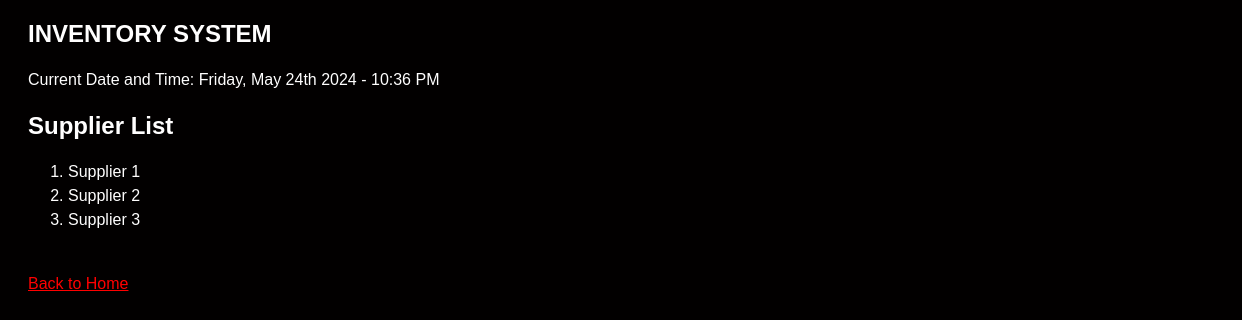
The app's page /suppliers/, older data.
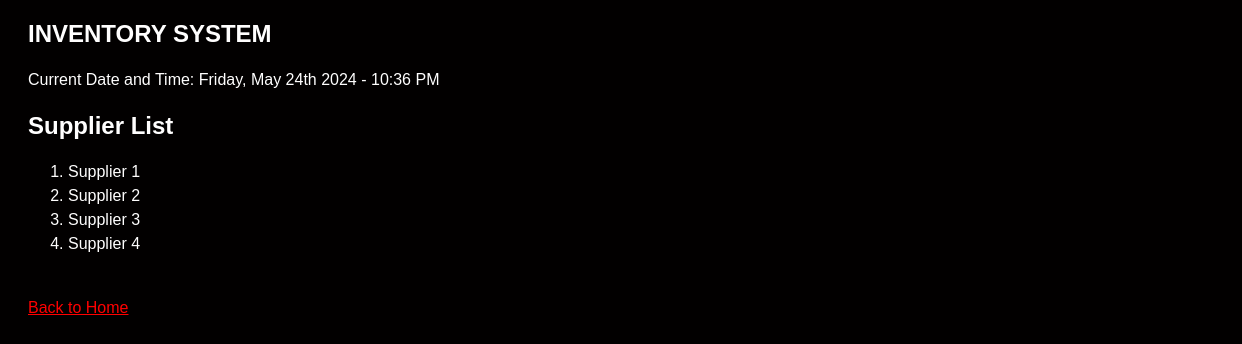
The same page, newer data.
### inventory/models.py (models this page shows, shortened)
class Supplier(models.Model):
    name = models.CharField(max_length=100)
    contact_info = models.TextField()

### inventory/views.py (the view)
# urls.py: path('suppliers/', views.supplier_list, name='supplier_list'),
def supplier_list(request):
    suppliers = Supplier.objects.all()
    return render(request, 'inventory/supplier_list.html', {'suppliers': suppliers})

### inventory/templates/inventory/supplier_list.html
{% extends 'inventory/base.html' %}
{% block content %}
    <h1>Supplier List</h1>
    <ol start="1">
        {% for supplier in suppliers %}
            <li>{{ supplier.name }}</li>
        {% endfor %}
    </ol>
    <br>
    <a href="{% url 'index' %}">Back to Home</a>
{% endblock %}

Row changes from the older to the newer data that the page shows:
added Supplier: name "Supplier 4"
